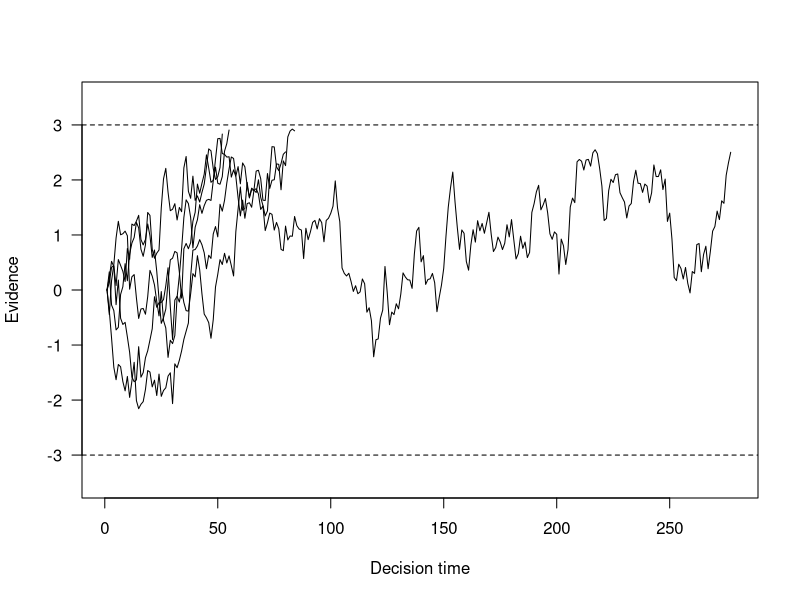
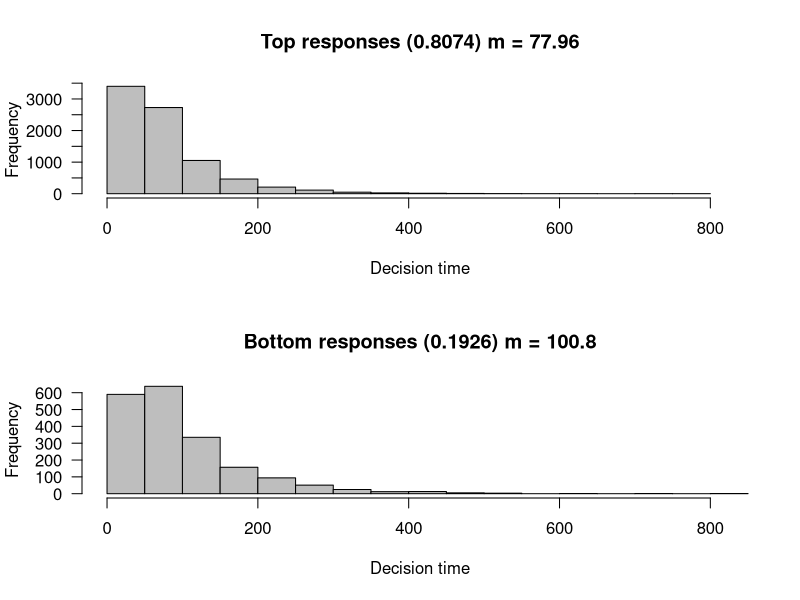

Reproduce these figures in R, in order.

## Random walk model

# Determines the behavior of the simulations
nreps = 10000
nsamples = 2000

# Values with a psychological content
drift = 0.03 # non informative stimulus
sdrw = 0.3
criterion = 3
t2tsd = c(0.0, 0.025)

# Keep track of the simulation results
latencies = rep(0, nreps)
responses = rep(0, nreps)
evidence = matrix(0, nreps, nsamples + 1)


for (i in c(1:nreps))
{
  sp = rnorm(1,0,t2tsd[1])
  dr = rnorm(1, drift, t2tsd[2])
  evidence[i, ] =
    cumsum(c(sp, rnorm(nsamples, dr, sdrw))) # ?rnorm for more info
  # Drawing nsamples observatios from a normal Gaussian distribution
  # x = nsamples, mean = drift, sd = sdrw
  
  p = which(abs(evidence[i, ])>criterion)[1] #random walk crossed a response boundary
  responses[i] = sign(evidence[i, p]) # keep track when response crossed the top or bottom boundary
  latencies[i] = p
}

## Plotting
tbpn = min(nreps, 5)
plot(1:max(latencies[1:tbpn]) + 10, type = "n", las = 1,
     ylim = c(-criterion-.5, criterion+.5),
     ylab = "Evidence", xlab= "Decision time")

for (i in c(1:tbpn))
{
  lines(evidence[i, 1:(latencies[i]-1)])
}
abline(h=c(criterion,-criterion),lty="dashed")


## Plot histograms of latencies
par(mfrow=c(2,1))
toprt = latencies[responses>0]
topprop = length(toprt)/nreps
hist(toprt, col="gray",
     xlab = "Decision time", xlim=c(0, max(latencies)),
     main=paste("Top responses (", as.numeric(topprop),") m = ",
                as.character(signif(mean(toprt),4)),
                sep=""), las=1)
botrt = latencies[responses<0]
botprop = length(botrt)/nreps
hist(botrt, col="gray",
     xlab="Decision time", xlim=c(0, max(latencies)),
     main=paste("Bottom responses (",as.numeric(botprop),") m = ", 
                as.character(signif(mean(botrt),4)),
                sep=""), las=1)









